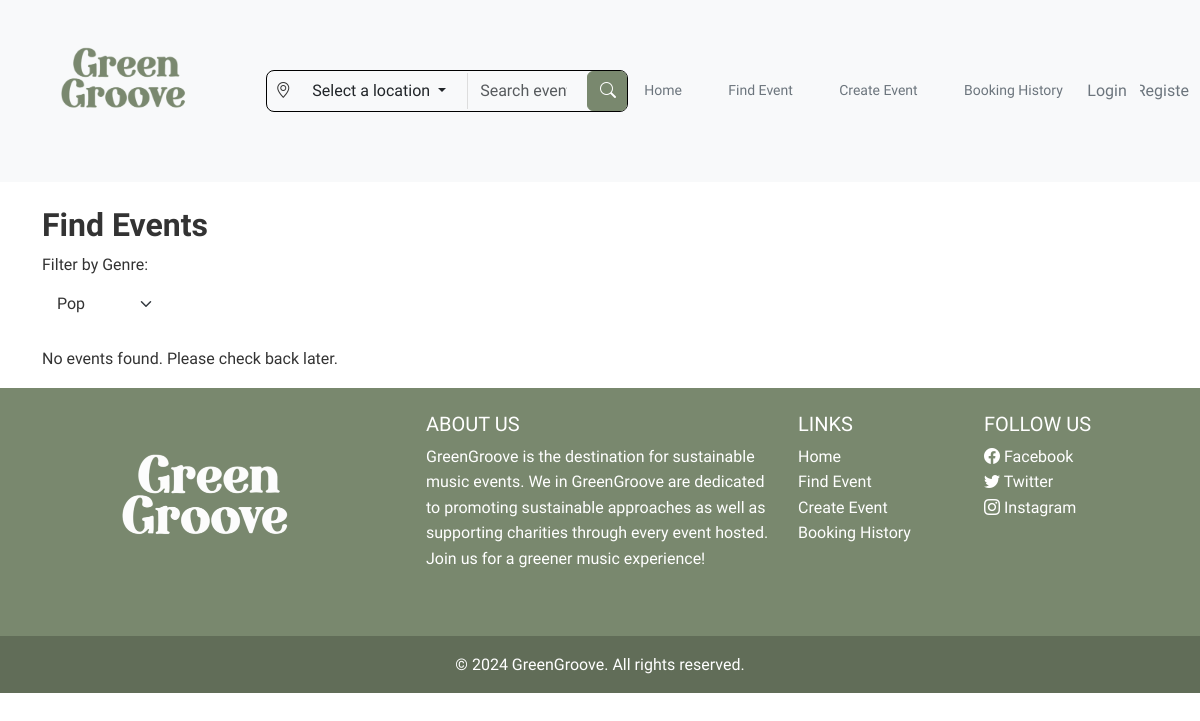
Before: /findEvents?genre=Pop with the older database file.
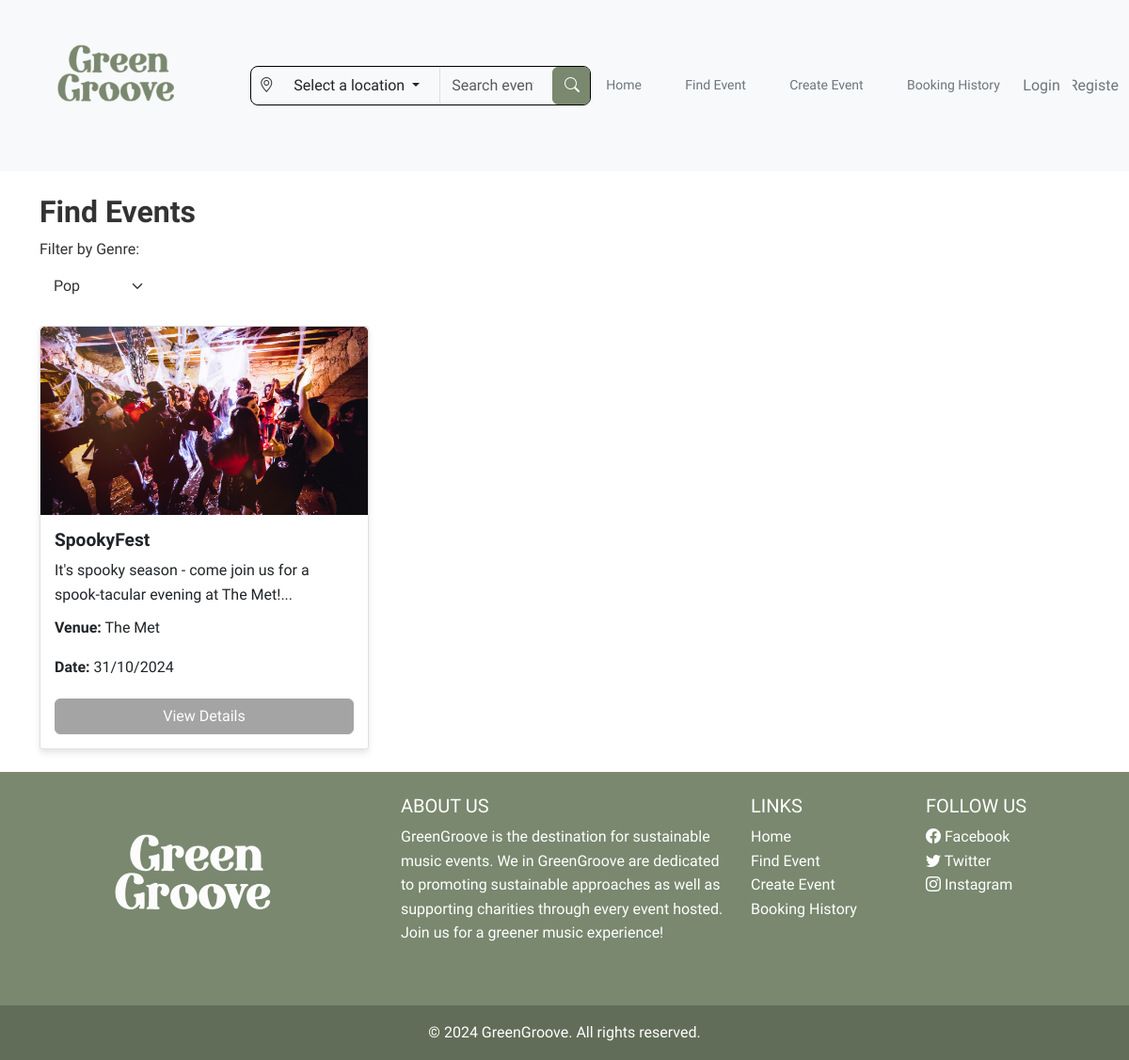
After: the same page with the newer database file.
### website/models.py (models this page shows, shortened)
class Event(db.Model):
    __tablename__ = 'events'
    id = db.Column(db.Integer, primary_key=True)
    event_name = db.Column(db.String(100), unique=True, nullable=False)
    artist_name = db.Column(db.String(100), nullable=False)
    venue = db.Column(db.String(100), nullable=False)
    date = db.Column(db.Date, nullable=False)
    start_time = db.Column(db.Time, nullable=False)
    end_time = db.Column(db.Time, nullable=False)
    ticket_amount = db.Column(db.Integer, nullable=False)
    price = db.Column(db.Float, nullable=False)
    image_path = db.Column(db.String(255), nullable=False)
    description = db.Column(db.Text, nullable=False)
    owner_id = db.Column(db.Integer, db.ForeignKey('users.id'), nullable=False)
    status = db.Column(db.String(20), nullable=False, default='Open')  # Example: status can be 'Open', 'Cancelled', etc.
    genre = db.Column(db.String(50), nullable=False)  # New genre field
    orders = db.relationship('Order', backref='event')
    comments = db.relationship('Comment', backref='event')

### website/views.py (the view)
@main_bp.route('/findEvents')
def findEvents():
    genre = request.args.get('genre')
    if genre:
        events = Event.query.filter_by(genre=genre).all()  # Filter by genre
    else:
        events = Event.query.all()  # If no genre is selected, show all events
    genres = ['Pop', 'Jazz', 'Rock', 'Classical', 'Electronic', 'Indie']  # Available genres
    return render_template('findEvents.html', events=events, genres=genres)

### website/templates/findEvents.html (shortened to what this page needs)
{% extends "base.html" %}
{% block content %}
<div class="container mt-4">
    <h2>Find Events</h2>
    <form method="GET" action="{{ url_for('main.findEvents') }}">
        <div class="row mb-4">
            <div class="col-md-4">
                <label for="genre" class="form-label">Filter by Genre:</label>
                <select id="genre" name="genre" class="form-select" onchange="this.form.submit()">
                    {% for genre in genres %}
                    <option value="{{ genre }}" {% if request.args.get('genre') == genre %}selected{% endif %}>{{ genre }}</option>
                    {% endfor %}
                </select>
            </div>
        </div>
    </form>
    <div class="row">
        {% if events %}
            {% for event in events %}
                <div class="col-sm-12 col-md-6 col-lg-4 d-flex align-items-stretch">
                    <div class="card mb-4">
                        {% if event.image_path %}
                            <img src="{{ url_for('static', filename=event.image_path) }}" class="card-img-top img-fluid" alt="{{ event.event_name }}">
                        {% else %}
                            <img src="{{ url_for('static', filename='img/default_event.png') }}" class="card-img-top img-fluid" alt="Default Event Image">
                        {% endif %}
                        <div class="card-body d-flex flex-column">
                            <h5 class="card-title">{{ event.event_name }}</h5>
                            <p class="card-text">{{ event.description[:100] }}...</p>
                            <p><strong>Venue:</strong> {{ event.venue }}</p>
                            <p><strong>Date:</strong> {{ event.date.strftime('%d/%m/%Y') }}</p>
                            <a href="{{ url_for('main.eventDetails', event_id=event.id) }}" class="btn btn-primary mt-auto">View Details</a>
                        </div>
                    </div>
                </div>
            {% endfor %}
        {% else %}
            <p>No events found. Please check back later.</p>
        {% endif %}
    </div>
</div>
{% endblock %}

### website/templates/base.html (shortened to what this page needs)
<!DOCTYPE html>
<html lang="en">
<head>
    <link href="https://cdn.jsdelivr.net/npm/bootstrap@5.3.3/dist/css/bootstrap.min.css" rel="stylesheet">
    <link href="https://cdn.jsdelivr.net/npm/bootstrap-icons/font/bootstrap-icons.css" rel="stylesheet">
    <link rel="stylesheet" href="{{ url_for('static', filename='css/styles.css') }}">
</head>
<body>
    <header>
        <nav class="navbar navbar-expand-lg bg-body-tertiary">
            <div class="container-fluid">
                <a class="navbar-brand" href="{{ url_for('main.index') }}">
                    <img src="{{ url_for('static', filename='img/GreenGroove_logo_green.png') }}" alt="Header Image"
                        class="img-fluid" style="max-height: 150px;">
                </a>
                <div class="collapse navbar-collapse" id="navbarNav">
                    <div class="navbar-nav w-100 d-flex align-items-center justify-content-between">
                        <div class="search-container d-flex align-items-center flex-grow-1">
                            <i class="bi bi-geo-alt mx-2"></i>
                            <div class="dropdown me-2 d-none d-lg-block">
                                <button class="btn dropdown-toggle custom-dropdown-btn" type="button" id="locationDropdown"
                                    data-bs-toggle="dropdown" aria-expanded="false">
                                    Select a location
                                </button>
                            </div>
                            <input type="text" class="form-control bg-body-tertiary me-2 search-input"
                                placeholder="Search events">
                            <button type="button" class="btn btn-outline-secondary search-btn">
                                <i class="bi bi-search"></i>
                            </button>
                        </div>
                        <div class="d-flex align-items-center">
                            <a href="{{ url_for('main.index') }}" class="btn btn-outline-secondary event-btn me-2">Home</a>
                            <a href="{{ url_for('main.findEvents') }}" class="btn btn-outline-secondary event-btn me-2">Find Event</a>
                            <a href="{{ url_for('main.createEvent') }}" class="btn btn-outline-secondary event-btn me-2">Create Event</a>
                            <a href="{{ url_for('main.BookingHistory') }}" class="btn btn-outline-secondary event-btn me-2">Booking History</a>
                            {% if current_user.is_authenticated %}
                            <a href="#" class="btn btn-outline-secondary user-btn d-flex flex-column align-items-center">
                                <i class="bi bi-person-circle mb-1" style="font-size: 1.5rem;"></i>
                                <span>{{ current_user.first_name }}</span>
                            </a>
                            <a href="{{ url_for('auth.logout') }}" class="btn btn-outline-secondary user-btn">
                                Logout
                            </a>
                            {% else %}
                            <a href="{{ url_for('auth.login') }}" class="btn btn-outline-secondary user-btn me-2">
                            Login
                            </a>
                            <a href="{{ url_for('auth.register') }}" class="btn btn-outline-secondary user-btn">
                            Register
                            </a>
                            {% endif %}
                        </div>
                    </div>
                </div>
            </div>
        </nav>
    </header>
    <main>
        {% block content %}{% endblock %}
    </main>
    <footer class="text-white text-center text-lg-start">
        <div class="container p-4">
            <div class="row">
                <div class="col-lg-4 col-md-6 mb-4 mb-md-0">
                    <img src="{{ url_for('static', filename='img/GreenGroove_logo_white.png') }}" alt="GreenGroove logo" class="img-fluid" style="max-height: 200px;">
                </div>
                <div class="col-lg-4 col-md-6 mb-4 mb-md-0">
                    <h5 class="text-uppercase">About Us</h5>
                    <p>
                        GreenGroove is the destination for sustainable music events. We in GreenGroove are dedicated to promoting
                        sustainable approaches as well as supporting charities through every event hosted. Join us for a greener
                        music experience!
                    </p>
                </div>
                <div class="col-lg-2 col-md-6 mb-4 mb-md-0">
                    <h5 class="text-uppercase">Links</h5>
                    <ul class="list-unstyled">
                        <li><a href="{{ url_for('main.index') }}" class="text-white">Home</a></li>
                        <li><a href="{{ url_for('main.index') }}" class="text-white">Find Event</a></li>
                        <li><a href="{{ url_for('main.createEvent') }}" class="text-white">Create Event</a></li>
                        <li><a href="{{ url_for('main.BookingHistory') }}" class="text-white">Booking History</a></li>
                    </ul>
                </div>
                <div class="col-lg-2 col-md-6 mb-4 mb-md-0">
                    <h5 class="text-uppercase">Follow Us</h5>
                    <ul class="list-unstyled">
                        <li><a href="#" class="text-white"><i class="bi bi-facebook"></i> Facebook</a></li>
                        <li><a href="#" class="text-white"><i class="bi bi-twitter"></i> Twitter</a></li>
                        <li><a href="#" class="text-white"><i class="bi bi-instagram"></i> Instagram</a></li>
                    </ul>
                </div>
            </div>
        </div>
        <div class="text-center p-3 footer-bottom">
            © 2024 GreenGroove. All rights reserved.
        </div>
    </footer>
</body>
</html>

### website/static/css/styles.css (style rules this page uses)
body { font-family: 'SUSE', sans-serif; color: #333; line-height: 1.6; background-color:transparent ; }
h1, h2, h3, h4, h5, h6 { font-family: 'SUSE', sans-serif; margin-bottom: 0.5rem; }
h2 { font-size: 2rem; font-weight: 700; }
h5 { font-size: 1.25rem; font-weight: 500; }
footer { background-color: #79886e; color: #ffffff; }
footer a { text-decoration: none; color: #ffffff; }
.footer-bottom { background-color: rgba(0, 0, 0, 0.2); }
.container-fluid { padding: 10px; }
.navbar { padding-top: 1px; padding-bottom: 1px; }
.navbar img { max-height: 150px; margin: 0; }
.search-container { display: flex; align-items: center; border: 1px solid black; border-radius: 8px; margin-right: 5px; width: 350px; }
.form-select, .form-control { border: none; box-shadow: none; outline: none; border-radius: 0; }
.form-select { padding-left: 15px; width: auto; color: #333; }
.form-control { border-left: 1px solid #ddd; color: #b1b1b1; }
.search-btn { width: 40px; height: 40px; background-color: #79886e; border-color: #79886e; color: white; transition: background-color 0.3s, border-color 0.3s, color 0.3s; }
.search-btn .bi { color: white; transition: color 0.3s; }
.user-btn { width: 50px; height: 50px; border: none; background-color: transparent; display: flex; align-items: center; justify-content: center; transition: background-color 0.3s, border-color 0.3s, color 0.3s, transform 0.3s; overflow: hidden; }
.search-container { max-width: 600px; }
.event-btn { margin-right: 10px; }
.event-btn { padding: 0.5rem 0.7rem; font-size: 0.875rem; border: none; border-radius: 0.25rem; background-color: transparent; transition: background-color 0.3s, border-color 0.3s, color 0.3s, transform 0.3s; }
.event-btn + .event-btn { margin-left: 1rem; }
.card { display: flex; flex-direction: column; justify-content: space-between; width: 350px; height: 450px; border: 1px solid #e0e0e0; border-radius: 3px; overflow: hidden; box-shadow: 0 4px 6px rgba(0, 0, 0, 0.1); }
.card img { width: 100%; height: 200px; object-fit: cover; }
.card-body { padding: 15px; display: flex; flex-direction: column; justify-content: space-between; flex-grow: 1; }
.card-title { font-size: 1.2em; font-weight: bold; }
.card-text { margin-bottom: 10px; }
.btn-primary { background-color: #a4a4a4; color: #fefefe; border-color: #a4a4a4; }

Changed rows visible on the page:
added Event: image_path (picture), event_name "SpookyFest", description "It's spooky season - come join us for a spook-tacular evening at The Met!", venue "The Met", date "31/10/2024"
Other visible differences:
text no longer shown: "No events found. Please check back later."
